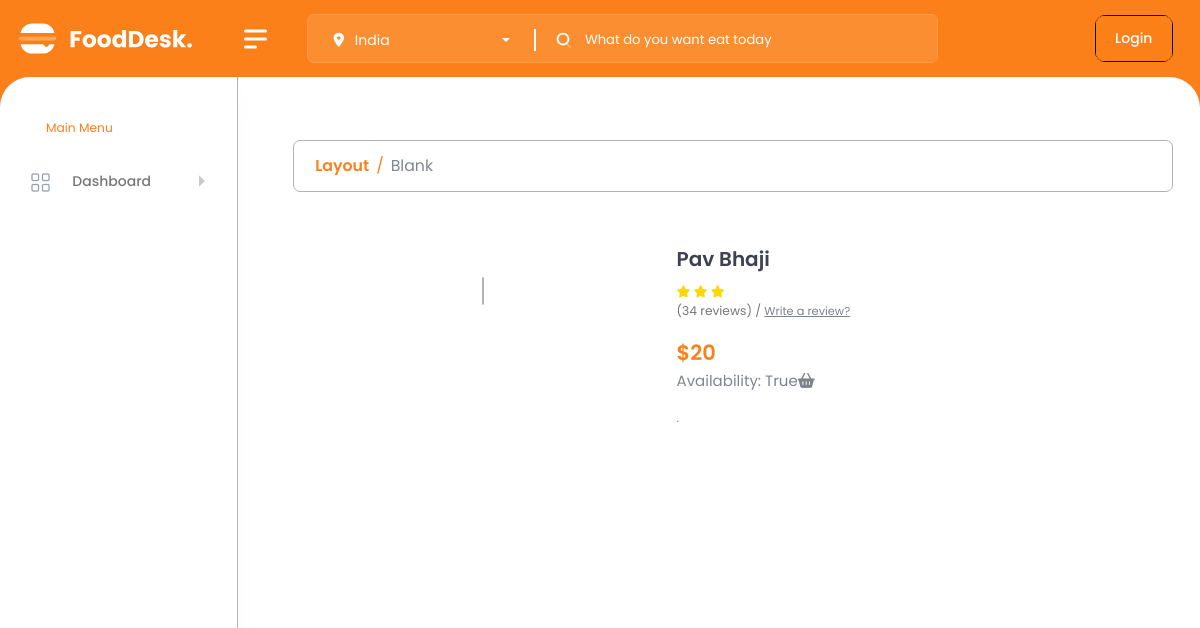
The app's page /product/3 with its own data.
### Menu/models.py (models this page shows, shortened)
class MenuItems(models.Model):
    name = models.CharField(max_length=255)
    price = models.IntegerField()
    availability = models.BooleanField(default=True)
    description = models.CharField(max_length=255,blank=True)
    image = models.ImageField(upload_to="Menu_Images/",blank=True,null=True)
    data_of_add = models.DateTimeField(auto_now_add=True)
    order_times = models.IntegerField(default=0)

### Menu/views.py (the view)
# urls.py: path("product/<int:id>",ProductDetails,name="product"),
def ProductDetails(request,id):
    item = MenuItems.objects.get(id=id)
    print(item.image)
    return render(request,"Menu/product_details.html",{"items":item})

### templates/Menu/product_details.html (shortened to what this page needs)
{% load static %}
<!DOCTYPE html>
<html lang="en">
<head>
    <link rel="stylesheet" type="text/css" href="{% static 'global/vendor/star-rating/star-rating-svg.css'%}">
    <link href="{% static 'global/vendor/jquery-nice-select/css/nice-select.css'%}" rel="stylesheet">
    <link href="{% static 'global/vendor/bootstrap-select/dist/css/bootstrap-select.min.css'%}" rel="stylesheet">
    <link href="{% static 'global/vendor/swiper/css/swiper-bundle.min.css'%}" rel="stylesheet">
    <link href="{% static 'global/css/style.css'%}" rel="stylesheet">
</head>
<body>
    <div id="main-wrapper">
        <div class="nav-header">
            <a href="{% url "index" %}" class="brand-logo">
            </a>
            <div class="nav-control">
                <div class="hamburger">
                    <span class="line"></span><span class="line"></span><span class="line"></span>
                </div>
            </div>
        </div>
        <div class="header">
            <div class="header-content">
                <nav class="navbar navbar-expand">
                    <div class="container d-block my-0">
                        <div class="d-flex align-items-center justify-content-sm-between justify-content-end">
                            <div class="header-left">
                                <div class="nav-item d-flex align-items-center">
                                    <div class="d-flex header-bx">
                                        <div class="input-group search-area2 ps-3" id="Serach-bar">
                                            <span class="input-group-text h-search"><a href="javascript:void(0)">
											</a></span>
                                            <input type="text" class="form-control" placeholder="What do you want eat today">
                                        </div>
                                    </div>
                                </div>
                            </div>
                            {% if request.user.is_authenticated %}
                            <ul class="navbar-nav header-right ">
                                <li class="nav-item d-flex align-items-center">
                                </li>
                                <li>
                                    <div class="dropdown header-profile2 ">
                                        <a class="nav-link " href="javascript:void(0);" role="button" data-bs-toggle="dropdown">
                                            <div class="header-info2 d-flex align-items-center">
                                                <div class="d-flex align-items-center sidebar-info">
                                                    <div>
                                                        <h6 class="font-w500 mb-0 ms-2">{{request.user}}</h6>
                                                    </div>
                                                    <i class="fas fa-chevron-down"></i>
                                                </div>
                                            </div>
                                        </a>
                                        <div class="dropdown-menu dropdown-menu-end">
                                            <a href="./setting.html" class="dropdown-item ai-icon ">
											<svg xmlns="http://www.w3.org/2000/svg" xmlns:xlink="http://www.w3.org/1999/xlink" width="24px" height="24px" viewBox="0 0 24 24" version="1.1" class="svg-main-icon">
												<g stroke="none" stroke-width="1" fill="none" fill-rule="evenodd">
													<rect x="0" y="0" width="24" height="24"/>
													<path d="M18.6225,9.75 L18.75,9.75 C19.9926407,9.75 21,10.7573593 21,12 C21,13.2426407 19.9926407,14.25 18.75,14.25 L18.6854912,14.249994 C18.4911876,14.250769 18.3158978,14.366855 18.2393549,14.5454486 C18.1556809,14.7351461 18.1942911,14.948087 18.3278301,15.0846699 L18.372535,15.129375 C18.7950334,15.5514036 19.03243,16.1240792 19.03243,16.72125 C19.03243,17.3184208 18.7950334,17.8910964 18.373125,18.312535 C17.9510964,18.7350334 17.3784208,18.97243 16.78125,18.97243 C16.1840792,18.97243 15.6114036,18.7350334 15.1896699,18.3128301 L15.1505513,18.2736469 C15.008087,18.1342911 14.7951461,18.0956809 14.6054486,18.1793549 C14.426855,18.2558978 14.310769,18.4311876 14.31,18.6225 L14.31,18.75 C14.31,19.9926407 13.3026407,21 12.06,21 C10.8173593,21 9.81,19.9926407 9.81,18.75 C9.80552409,18.4999185 9.67898539,18.3229986 9.44717599,18.2361469 C9.26485393,18.1556809 9.05191298,18.1942911 8.91533009,18.3278301 L8.870625,18.372535 C8.44859642,18.7950334 7.87592081,19.03243 7.27875,19.03243 C6.68157919,19.03243 6.10890358,18.7950334 5.68746499,18.373125 C5.26496665,17.9510964 5.02757002,17.3784208 5.02757002,16.78125 C5.02757002,16.1840792 5.26496665,15.6114036 5.68716991,15.1896699 L5.72635306,15.1505513 C5.86570889,15.008087 5.90431906,14.7951461 5.82064513,14.6054486 C5.74410223,14.426855 5.56881236,14.310769 5.3775,14.31 L5.25,14.31 C4.00735931,14.31 3,13.3026407 3,12.06 C3,10.8173593 4.00735931,9.81 5.25,9.81 C5.50008154,9.80552409 5.67700139,9.67898539 5.76385306,9.44717599 C5.84431906,9.26485393 5.80570889,9.05191298 5.67216991,8.91533009 L5.62746499,8.870625 C5.20496665,8.44859642 4.96757002,7.87592081 4.96757002,7.27875 C4.96757002,6.68157919 5.20496665,6.10890358 5.626875,5.68746499 C6.04890358,5.26496665 6.62157919,5.02757002 7.21875,5.02757002 C7.81592081,5.02757002 8.38859642,5.26496665 8.81033009,5.68716991 L8.84944872,5.72635306 C8.99191298,5.86570889 9.20485393,5.90431906 9.38717599,5.82385306 L9.49484664,5.80114977 C9.65041313,5.71688974 9.7492905,5.55401473 9.75,5.3775 L9.75,5.25 C9.75,4.00735931 10.7573593,3 12,3 C13.2426407,3 14.25,4.00735931 14.25,5.25 L14.249994,5.31450877 C14.250769,5.50881236 14.366855,5.68410223 14.552824,5.76385306 C14.7351461,5.84431906 14.948087,5.80570889 15.0846699,5.67216991 L15.129375,5.62746499 C15.5514036,5.20496665 16.1240792,4.96757002 16.72125,4.96757002 C17.3184208,4.96757002 17.8910964,5.20496665 18.312535,5.626875 C18.7350334,6.04890358 18.97243,6.62157919 18.97243,7.21875 C18.97243,7.81592081 18.7350334,8.38859642 18.3128301,8.81033009 L18.2736469,8.84944872 C18.1342911,8.99191298 18.0956809,9.20485393 18.1761469,9.38717599 L18.1988502,9.49484664 C18.2831103,9.65041313 18.4459853,9.7492905 18.6225,9.75 Z" fill="var(--primary)" fill-rule="nonzero" opacity="0.3"/>
													<path d="M12,15 C13.6568542,15 15,13.6568542 15,12 C15,10.3431458 13.6568542,9 12,9 C10.3431458,9 9,10.3431458 9,12 C9,13.6568542 10.3431458,15 12,15 Z" fill="var(--primary)"/>
												</g>
											</svg>
											<span class="ms-2">Settings </span>
										</a>
                                            <a href="{% url "logout" %}" class="dropdown-item ai-icon ms-1">
												<svg  xmlns="http://www.w3.org/2000/svg" class="text-primary" width="18" height="18" viewBox="0 0 24 24" fill="none" stroke="currentColor" stroke-width="2" stroke-linecap="round" stroke-linejoin="round"><path d="M9 21H5a2 2 0 0 1-2-2V5a2 2 0 0 1 2-2h4"></path><polyline points="16 17 21 12 16 7"></polyline><line x1="21" y1="12" x2="9" y2="12"></line></svg>
												<span class="ms-1">Logout </span>
											</a>
                                        </div>
                                    </div>
                                </li>
                            </ul>
                            {% else %}
                            <div class="" style="border: 1px solid black;border-radius: 10px;">
                                <a href="{% url "login" %}" class="btn btn-primary" id="checkout-btn" style="background-color: rgba(252, 128, 25, 0.1)">Login</a>
                            </div>
                            {% endif %}
                        </div>
                    </div>
                </nav>
            </div>
        </div>
        <div class="dlabnav border-right">
            <div class="dlabnav-scroll">
                <p class="menu-title style-1"> Main Menu</p>
                <ul class="metismenu" id="menu">
                    <li><a class="has-arrow " href="javascript:void(0);" aria-expanded="false">
							<i class="bi bi-grid"></i>
							<span class="nav-text">Dashboard</span>
						</a>
                    </li>
                </ul>
            </div>
        </div>
        <div class="content-body">
            <div class="container">
                <div class="row page-titles">
                    <ol class="breadcrumb">
                        <li class="breadcrumb-item active"><a href="javascript:void(0)">Layout</a></li>
                        <li class="breadcrumb-item"><a href="javascript:void(0)">Blank</a></li>
                    </ol>
                </div>
                <div class="row">
                    <div class="col-lg-12">
                        <div class="card">
                            <div class="card-body">
                                <div class="row">
                                    <div class="col-xl-3 col-lg-6  col-md-6 col-xxl-5 ">
                                        <div class="tab-content" id="nav-tabContent">
                                            <div class="tab-pane fade show active" id="nav-first" role="tabpanel" aria-labelledby="nav-first-tab">
                                            </div>
                                        </div>
                                        <nav style="display: flex;justify-content: center;}">
                                            <div class="product-detail-tab nav nav-tabs" id="nav-tab" role="tablist">
                                                <button class="nav-link active" id="nav-first-tab" data-bs-toggle="tab" data-bs-target="#nav-first" type="button" role="tab" aria-controls="nav-first" aria-selected="true">
											</button>
                                            </div>
                                        </nav>
                                    </div>
                                    <div class="col-xl-9 col-lg-6  col-md-6 col-xxl-7 col-sm-12">
                                        <div class="product-detail-content">
                                            <div class="new-arrival-content pr">
                                                <h4 style="font-size:20px">{{items.name}}</h4>
                                                <div class="comment-review star-rating">
                                                    <ul>
                                                        <li><i class="fa fa-star"></i></li>
                                                        <li><i class="fa fa-star"></i></li>
                                                        <li><i class="fa fa-star"></i></li>
                                                    </ul>
                                                    <span class="review-text">(34 reviews) / </span><a class="product-review" href="" data-bs-toggle="modal" data-bs-target="#reviewModal">Write a review?</a>
                                                </div>
                                                <div class="d-table mb-2">
                                                    <p class="price float-start d-block">${{items.price}}</p>
                                                </div>
                                                <p style="font-size:15px">Availability: <span class="item" style="font-size:15px">{{items.availability}}<i
                                                            class="fa fa-shopping-basket"></i></span>
                                                </p>
                                                <p class="text-content">{{items.description}}</p>
                                        </div>
                                    </div>
                                </div>
                            </div>
                        </div>
                    </div>
                </div>
            </div>
        </div>
    </div>
</body>
</html>

### records on screen
MenuItems: name "Pav Bhaji", price "20", availability "True", description "."
